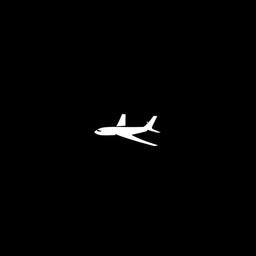
%> input picture airplane.jpg, 256 x 256 px
$ octave holog_window_and_phase.m   (GNU Octave 9; MATLAB toolbox functions it lacks are replaced by stand-ins)
%> lines starting %> are read from the running program, lines starting %| are printed output that depends on the picture
format compact
close all
clear all
%% Reading in simulated object
I0=imread('airplane.jpg'); % 256x256 pixels, 8bit image
%> I0 is the input picture: size 256x256x3 uint8; mean R, G, B 2.5, 2.5, 2.5
I0=double(rgb2gray(I0));
%> I0: size 256x256 double
%% Simulating Target Phase
[x,y]=meshgrid(1:256,1:256);
PHASE=15*sin(((x-200).^2+(y-225).^2)/10000)+0.002*((x-37).^2+(y-100).^2);
I0=I0.*exp(1i*PHASE);

%% Parameter Setup
% length in cm
M=256; % # pixels, 1D
dx=10e-4; % pixel pitch (10 um)
w=633e-8; % wavelength (633 nm) %..actually 63.3 nm
% w=633e-9;
z=20; % propagation distance
% z=4*dx*(D+M*dx)/w % eq 4.50
theta=0.4; % reference beam angle; degree
% angle=asind(3*w/(8*dx)) % eq 4.51
res=w*z/M/dx % sampling distance (smallest resolvable element)
D=72*dx;
snr=.1; % White gaussian noise
G_AD=9.76; % e-/px (Gain)
F_Ill=1; % e-/px
Ref_Ill=1; % e-/px
%% Showing CCD FOV
I_FOV=zeros(M);
I_FOV((M/2-length(I0)/2+1):(M/2+length(I0)/2),(M/2-length(I0)/2+1):(M/2+length(I0)/2))=I0;
figure();
imshow(mat2gray(abs(I_FOV))); title('CCD FOV (Aimed at Target)')
axis off
%% Object field propagation to CCD
pad1=5; % Padding
r=1:pad1*M;
c=1:pad1*M;
[C, R]=meshgrid(c, r);
I=zeros(pad1*M);
I((M*pad1/2-length(I0)/2+1):(M*pad1/2+length(I0)/2),(M*pad1/2-length(I0)/2+1):(M*pad1/2+length(I0)/2))=I0;
A0=fftshift(ifft2(fftshift(I)));
deltaf=1/pad1/M/dx;
p=exp(-2i*pi*z.*((1/w)^2-((R-M*pad1/2-1).*deltaf).^2-((C-M*pad1/2-1).*deltaf).^2).^0.5); % eq (4-20), Goodman
Az=A0.*p;
EO=fftshift(fft2(fftshift(Az))); % OBJ field at CCD (real domain)
EO=EO((M*pad1/2-M/2+1):(M*pad1/2+M/2),(M*pad1/2-M/2+1):(M*pad1/2+M/2)); % reduce diffraction-plane size
%% Interference at the hologram plane
% zero-padding in the spectrum domain
pad2=4;
r2=1:pad2*M;
c2=1:pad2*M;
Az=fftshift(ifft2(fftshift(EO)));
Az2=zeros(pad2*M);
Az2((M*pad2/2-M/2+1):(M*pad2/2+M/2),(M*pad2/2-M/2+1):(M*pad2/2+M/2))=Az;
EOf=fftshift(fft2(fftshift(Az2))); % OBJ field at CCD (real domain)
AV=(min(min(abs(EOf)))+max(max(abs(EOf))))/2; % ref wave amplitude
%> AV = 128.3
EOf=(F_Ill/AV)*EOf; % Scale amplitude to 400 e-/px
AV=(min(min(abs(EOf)))+max(max(abs(EOf))))/2; % ref wave amplitude
%> AV = 1
[C2, R2]=meshgrid(c2, r2);
Ref=Ref_Ill*exp(1i*2*pi*sind(theta)*dx/4.*(R2-M*pad2/2-1)/w+1i*2*pi*sind(theta)*dx/4.*(C2-M*pad2/2-1)/w); % eq 3.5a - DH textbook, with scaled amplitude set to 32000 e-/px
IH=(EOf+Ref).*conj(EOf+Ref)/G_AD+awgn(real(Ref),snr,'measured')/G_AD; % |F+R|^2 + noise
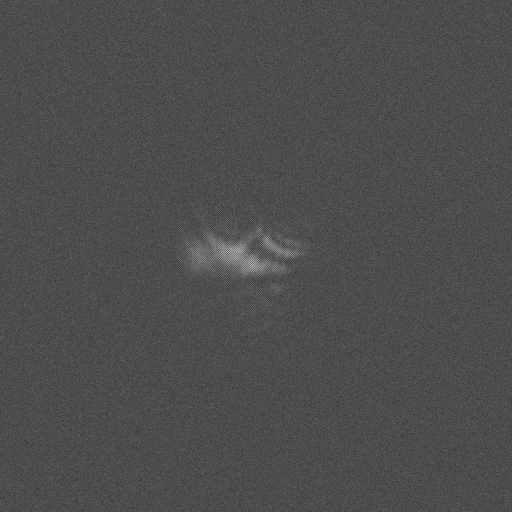
%> IH: size 1024x1024 double (shown at 1/2 size); min -0.328, max 1.1, mean 0.106; drawn with min black and max white
scale=.5; % pad3/pad2
IH=IH((M*pad2/2-M*scale*pad2/2+1):(M*pad2/2+M*scale*pad2/2),(M*pad2/2-M*scale*pad2/2+1):(M*pad2/2+M*scale*pad2/2));
figure; imshow(mat2gray(IH)); title('Hologram')
SP=fftshift(fft2(fftshift(IH)));
figure; imshow(100.*mat2gray(abs(SP)));title('Hologram spectrum')
%% Windowing
hold on
W=51:180; % Window
rectangle('Position',[W(1) W(1) W(length(W))-W(1) W(length(W))-W(1)],'EdgeColor','r');
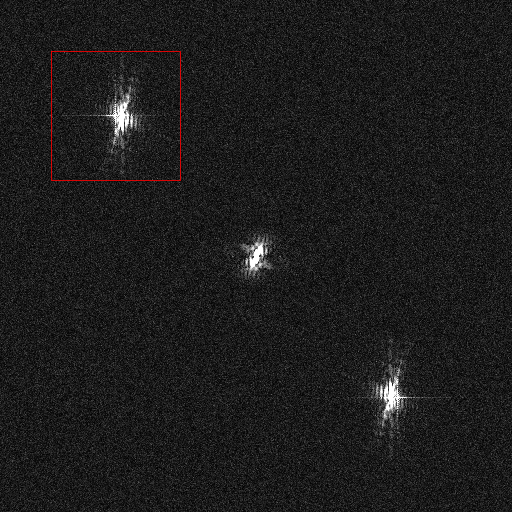
%> figure redrawn from the program's plot data; its title reads 'Hologram spectrum'
SP_W=SP(W,W);
% padding windowed image term
pad_w=2;
SP_WP=zeros(pad_w*M); % padded windowed spectrum
SP_WP((pad_w*M/2-length(SP_W)/2+1):(pad_w*M/2+length(SP_W)/2),(pad_w*M/2-length(SP_W)/2+1):(pad_w*M/2+length(SP_W)/2))=SP_W;
figure; imshow(10*mat2gray(abs(SP_WP))); title('Filtered Image Term (1st Order)')
IH_W=fftshift(ifft2(fftshift(SP_WP)));
% IH_PHASE=IH_W((M*pad_w/2-M/2+1):(M*pad_w/2+M/2),(M*pad_w/2-M/2+1):(M*pad_w/2+M/2)); % reducing windowed hologram back to M x M
figure; imshow(mat2gray(abs(IH_W))); title('Filtered Hologram')
% figure; imshow(mat2gray(abs(IH_PHASE))); title('Filtered Hologram, M x M')

%% Reconstruction (Fresnel diffraction)
% [5 lines of commented-out code are left out]
r3=1:length(IH_W);
%> r3 = 512 values from 1 to 512
c3=1:length(IH_W);
%> c3 = 512 values from 1 to 512
[C3, R3]=meshgrid(c3, r3);
THOR=(R3.^2+C3.^2).^0.5;
RR=THOR.*dx/4;
QP=exp(1i*pi/w/z.*(RR.^2)); % Quadratic phase exponential
QP_factor=1;
QP_factor=exp(1i*2*pi*z/w)*exp(1i*pi*(R3.^2+C3.^2)/w/z)/1i/w/z;
FTS=QP_factor.*fftshift(fft2(fftshift(IH_W.*QP))); % Goodman eq 4-17
I2=FTS.*conj(FTS);
figure; imshow(5.*mat2gray(I2));
title('Reconstructed image')
axis off

%% Extracting Phase
% Sfreq = (-1/2:1/(pad_w*M):1/2-1/(pad_w*M));
% [Sx,Sy] = meshgrid(Sfreq,Sfreq);
WRAPPED_PHASE=angle(IH_W);
UNWRAPPED_PHASE=unwrap(WRAPPED_PHASE,[],1);
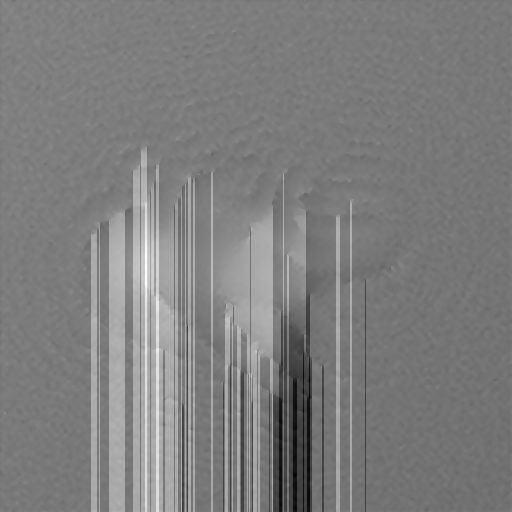
%> UNWRAPPED_PHASE: size 512x512 double; min -15.12, max 16.7, mean 0.635; drawn with min black and max white
UNWRAP_PHASE=unwrap(UNWRAPPED_PHASE,[],2);
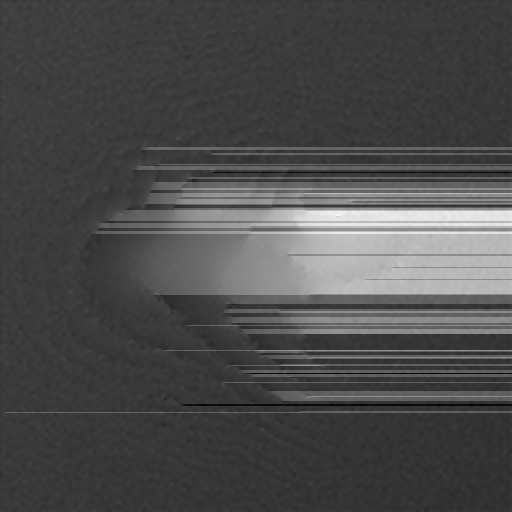
%> UNWRAP_PHASE: size 512x512 double; min -8.24, max 28.59, mean 2.7; drawn with min black and max white
figure;subplot(221)
mesh(x,y,PHASE);title('Original phase (radian)')
subplot(223);
mesh(C3,R3,WRAPPED_PHASE);title('Recovered Phase (Wrapped)')
subplot(224);
mesh(C3,R3,UNWRAPPED_PHASE);title('Recovered Phase (Unwrapped)')
%> after `title('Recovered Phase (Unwrapped)')`:
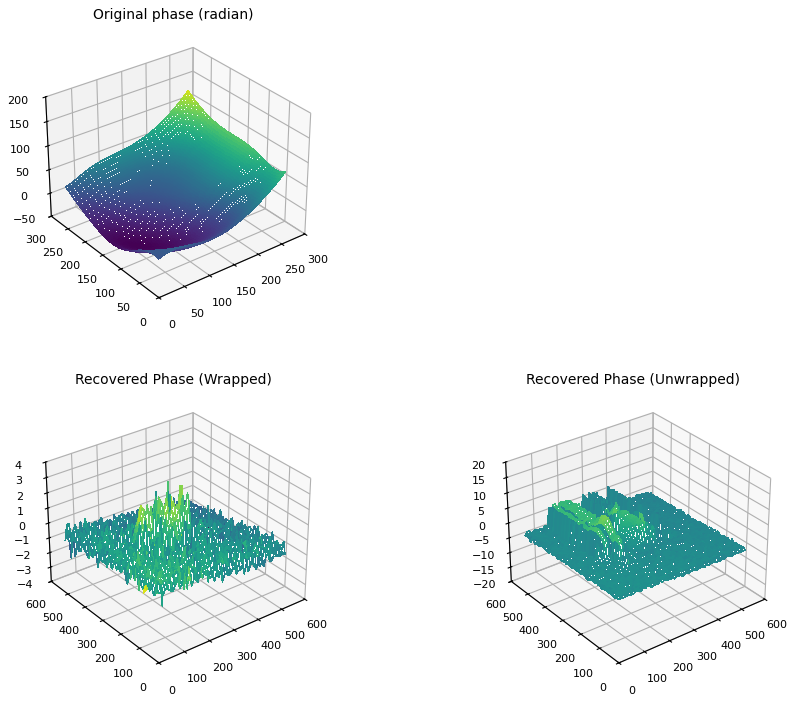
%> figure redrawn from the program's plot data, 3 panels

%% Extracting Phase
% [11 lines of commented-out code are left out]
%% Other Figures
figure(); subplot(221)
imshow(mat2gray(abs(I_FOV))); title('CCD FOV (Aimed at Target)')
subplot(223); imshow(mat2gray(abs(IH_W))); title('Filtered Hologram')
subplot(222); imshow(500.*mat2gray(abs(SP)));title('Hologram spectrum')
%> after `imshow(500.*mat2gray(abs(SP)))`:
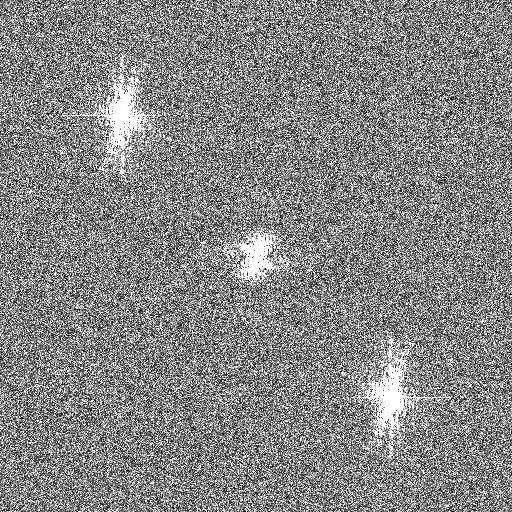
%> displayed picture: size 512x512, on the screen's scale of 0 to 255; min 0, max 255, mean 135.6
hold on; rectangle('Position',[W(1) W(1) W(length(W))-W(1) W(length(W))-W(1)],'EdgeColor','r');
hold off
subplot(224); imshow(5.*mat2gray(I2)); title('Reconstructed image')
%> after `title('Reconstructed image')`:
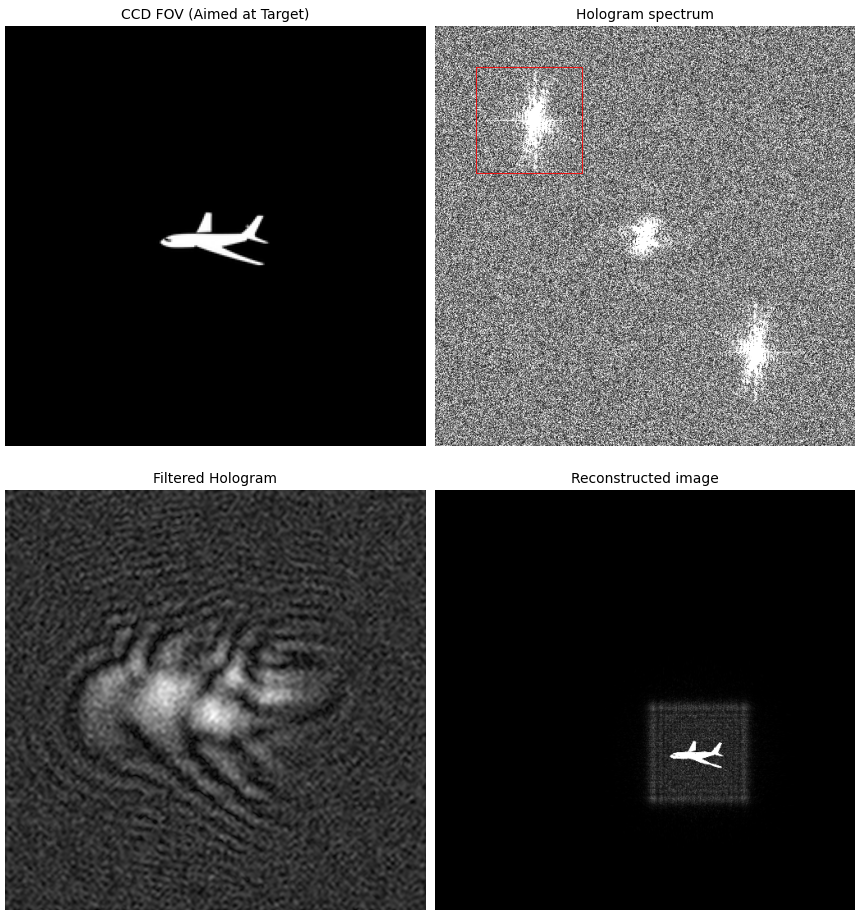
%> figure redrawn from the program's plot data, 4 panels
